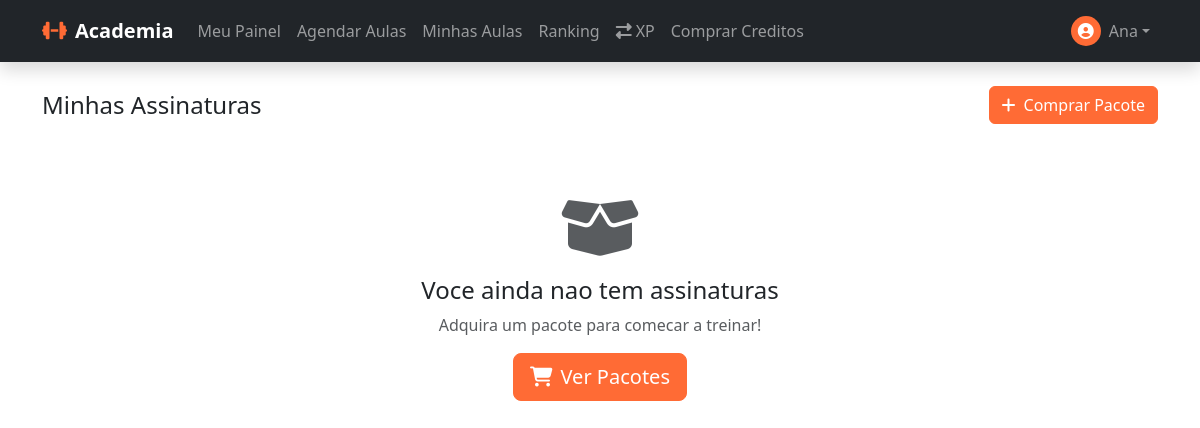
Before: /student/subscriptions (signed in) with the older database file.
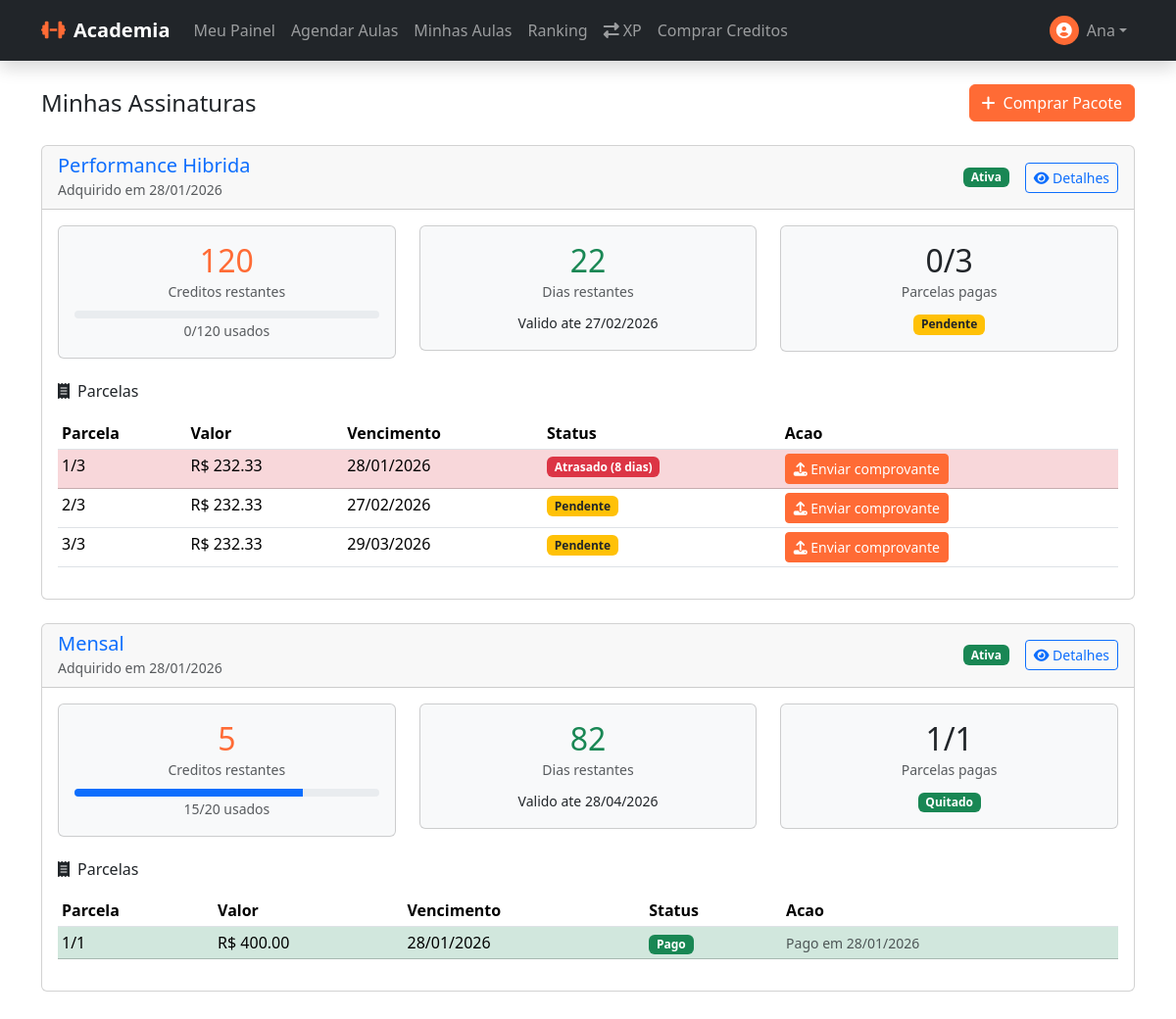
After: the same page with the newer database file.
### app/models/subscription.py (models this page shows, shortened)
class Subscription(db.Model):
    __tablename__ = 'subscriptions'
    id = db.Column(db.Integer, primary_key=True)
    user_id = db.Column(db.Integer, db.ForeignKey('users.id'), nullable=False)
    package_id = db.Column(db.Integer, db.ForeignKey('packages.id'), nullable=False)
    credits_total = db.Column(db.Integer, nullable=False)
    credits_used = db.Column(db.Integer, default=0)
    start_date = db.Column(db.Date, nullable=False)
    end_date = db.Column(db.Date, nullable=False)
    status = db.Column(db.Enum(SubscriptionStatus), default=SubscriptionStatus.ACTIVE)
    payment_status = db.Column(db.Enum(PaymentStatus), default=PaymentStatus.PENDING)
    blocked_at = db.Column(db.DateTime)
    block_reason = db.Column(db.String(255))
    is_recurring = db.Column(db.Boolean, default=False)  # Se é assinatura recorrente
    nupay_subscription_id = db.Column(db.String(100), nullable=True)  # ID da assinatura na NuPay
    recurring_status = db.Column(db.String(20), default='ACTIVE')  # ACTIVE, PAUSED, CANCELLED
    next_billing_date = db.Column(db.Date, nullable=True)  # Próxima cobrança
    last_billing_date = db.Column(db.Date, nullable=True)  # Última cobrança
    created_at = db.Column(db.DateTime, default=datetime.utcnow)
    updated_at = db.Column(db.DateTime, default=datetime.utcnow, onupdate=datetime.utcnow)
    user = db.relationship('User', backref='subscriptions')
    payments = db.relationship('Payment', backref='subscription', lazy=True, cascade='all, delete-orphan')
    bookings = db.relationship('Booking', backref='subscription', lazy=True)
    @property
    def credits_remaining(self):
        return self.credits_total - self.credits_used
    @property
    def is_blocked(self):
        return self.status == SubscriptionStatus.SUSPENDED
    @property
    def days_until_expiry(self):
        if self.end_date:
            delta = self.end_date - datetime.now().date()
            return delta.days
        return 0
    @property
    def progress_percent(self):
        if self.credits_total == 0:
            return 0
        return round((self.credits_used / self.credits_total) * 100)

### app/models/package.py (models this page shows, shortened)
class Package(db.Model):
    __tablename__ = 'packages'
    id = db.Column(db.Integer, primary_key=True)
    name = db.Column(db.String(100), nullable=False)
    description = db.Column(db.Text)
    credits = db.Column(db.Integer, nullable=False)
    price = db.Column(db.Numeric(10, 2), nullable=False)
    installments = db.Column(db.Integer, default=1)  # Quantas parcelas
    installment_price = db.Column(db.Numeric(10, 2))  # Preco por parcela
    validity_days = db.Column(db.Integer, nullable=False)  # Ex: 90 dias
    photo_url = db.Column(db.String(255))
    color = db.Column(db.String(7), default='#FF6B35')
    is_featured = db.Column(db.Boolean, default=False)  # Destaque
    display_order = db.Column(db.Integer, default=0)
    badge = db.Column(db.String(50))  # Ex: "MAIS VENDIDO", "NOVO"
    extra_benefits = db.Column(db.JSON)  # Ex: ["Toalha gratis", "Garrafinha"]
    is_recurring = db.Column(db.Boolean, default=False)  # Se é pacote recorrente
    recurring_interval_days = db.Column(db.Integer, default=30)  # Intervalo entre cobranças
    welcome_xp_bonus = db.Column(db.Integer, default=0)  # Bônus XP na primeira compra
    is_active = db.Column(db.Boolean, default=True)
    created_at = db.Column(db.DateTime, default=datetime.utcnow)
    updated_at = db.Column(db.DateTime, default=datetime.utcnow, onupdate=datetime.utcnow)
    subscriptions = db.relationship('Subscription', backref='package', lazy=True)

### app/models/payment.py (models this page shows, shortened)
class Payment(db.Model):
    __tablename__ = 'payments'
    id = db.Column(db.Integer, primary_key=True)
    subscription_id = db.Column(db.Integer, db.ForeignKey('subscriptions.id'), nullable=False)
    installment_number = db.Column(db.Integer, nullable=False)  # 1, 2, 3...
    installment_total = db.Column(db.Integer, nullable=False)   # Total de parcelas
    amount = db.Column(db.Numeric(10, 2), nullable=False)
    due_date = db.Column(db.Date, nullable=False)
    paid_date = db.Column(db.DateTime)
    status = db.Column(db.Enum(PaymentStatusEnum), default=PaymentStatusEnum.PENDING)
    proof_url = db.Column(db.String(255))
    overdue_days = db.Column(db.Integer, default=0)
    nupay_reference_id = db.Column(db.String(100), nullable=True)  # merchantReferenceId
    nupay_psp_reference_id = db.Column(db.String(100), nullable=True)  # pspReferenceId da NuPay
    nupay_payment_url = db.Column(db.String(500), nullable=True)  # URL para pagamento
    nupay_qr_code = db.Column(db.Text, nullable=True)  # QR Code base64
    nupay_pix_copy_paste = db.Column(db.Text, nullable=True)  # Código PIX copia e cola
    payment_method = db.Column(db.String(20), default='manual')  # manual, nupay_pix, nupay_recurring
    created_at = db.Column(db.DateTime, default=datetime.utcnow)
    updated_at = db.Column(db.DateTime, default=datetime.utcnow, onupdate=datetime.utcnow)
    @property
    def is_overdue(self):
        if self.status == PaymentStatusEnum.PAID:
            return False
        return datetime.now().date() > self.due_date
    @property
    def days_overdue(self):
        if not self.is_overdue:
            return 0
        delta = datetime.now().date() - self.due_date
        return delta.days

### app/routes/student.py (the view)
@student_bp.route('/subscriptions')
@login_required
def my_subscriptions():
    subscriptions = Subscription.query.filter_by(
        user_id=current_user.id
    ).order_by(Subscription.created_at.desc()).all()
    return render_template('student/my_subscriptions.html', subscriptions=subscriptions)

### app/models/user.py (called while the page is built)
    @property
    def is_admin(self):
        return self.role == 'admin'

    @property
    def is_student(self):
        return self.role == 'student'

    @property
    def is_instructor(self):
        return self.role == 'instructor'

### app/templates/student/my_subscriptions.html (shortened to what the changed rows need)
{% extends "base.html" %}
{% block content %}
<div class="container py-4">
    <div class="row align-items-center mb-4">
        <div class="col">
            <h2 class="h4 mb-0">Minhas Assinaturas</h2>
        </div>
    </div>
    {% if subscriptions %}
    {% for subscription in subscriptions %}
    <div class="card mb-4 {{ 'border-warning' if subscription.is_blocked else '' }}">
        <div class="card-header d-flex justify-content-between align-items-center">
            <div>
                <h5 class="mb-0">
                    <a href="{{ url_for('student.subscription_detail', id=subscription.id) }}"
                        class="text-decoration-none">
                        {{ subscription.package.name }}
                    </a>
                </h5>
                <small class="text-muted">Adquirido em {{ subscription.created_at.strftime('%d/%m/%Y') }}</small>
            </div>
            <div class="d-flex align-items-center gap-2">
                {% if subscription.status.value == 'active' %}
                <span class="badge bg-success">Ativa</span>
                {% elif subscription.status.value == 'suspended' %}
                <span class="badge bg-warning text-dark">Bloqueada</span>
                {% elif subscription.status.value == 'cancelled' %}
                <span class="badge bg-danger">Cancelada</span>
                {% else %}
                <span class="badge bg-secondary">Expirada</span>
                {% endif %}
                <a href="{{ url_for('student.subscription_detail', id=subscription.id) }}"
                    class="btn btn-sm btn-outline-primary ms-2">
                    <i class="fas fa-eye"></i> Detalhes
                </a>
            </div>
        </div>
        <div class="card-body">
            <div class="row mb-4">
                <div class="col-md-4 text-center">
                    <div class="card bg-light">
                        <div class="card-body">
                            <h2 class="text-primary mb-0">{{ subscription.credits_remaining }}</h2>
                            <small class="text-muted">Creditos restantes</small>
                            <div class="progress mt-2" style="height: 8px;">
                                <div class="progress-bar subscription-progress-bar"
                                    data-width="{{ subscription.progress_percent }}" style="width: 0%;"></div>
                            </div>
                            <small class="text-muted">{{ subscription.credits_used }}/{{ subscription.credits_total }}
                                usados</small>
                        </div>
                    </div>
                </div>
                <div class="col-md-4 text-center">
                    <div class="card bg-light">
                        <div class="card-body">
                            {% if subscription.days_until_expiry > 0 %}
                            <h2 class="text-success mb-0">{{ subscription.days_until_expiry }}</h2>
                            <small class="text-muted">Dias restantes</small>
                            {% elif subscription.days_until_expiry == 0 %}
                            <h2 class="text-warning mb-0">Hoje</h2>
                            <small class="text-muted">Expira hoje!</small>
                            {% else %}
                            <h2 class="text-danger mb-0">Expirada</h2>
                            <small class="text-muted">Ha {{ subscription.days_until_expiry|abs }} dias</small>
                            {% endif %}
                            <p class="mb-0 mt-2">
                                <small>Valido ate {{ subscription.end_date.strftime('%d/%m/%Y') }}</small>
                            </p>
                        </div>
                    </div>
                </div>
                <div class="col-md-4 text-center">
                    <div class="card bg-light">
                        <div class="card-body">
                            {% set paid_count = subscription.payments|selectattr('status.value', 'equalto',
                            'paid')|list|length %}
                            <h2 class="mb-0">{{ paid_count }}/{{ subscription.payments|length }}</h2>
                            <small class="text-muted">Parcelas pagas</small>
                            {% if subscription.payment_status.value == 'paid' %}
                            <p class="mb-0 mt-2"><span class="badge bg-success">Quitado</span></p>
                            {% elif subscription.payment_status.value == 'partial' %}
                            <p class="mb-0 mt-2"><span class="badge bg-info">Parcial</span></p>
                            {% else %}
                            <p class="mb-0 mt-2"><span class="badge bg-warning text-dark">Pendente</span></p>
                            {% endif %}
                        </div>
                    </div>
                </div>
            </div>
            <h6 class="mb-3"><i class="fas fa-receipt me-2"></i>Parcelas</h6>
            <div class="table-responsive">
                <table class="table table-sm">
                    <thead>
                        <tr>
                            <th>Parcela</th>
                            <th>Valor</th>
                            <th>Vencimento</th>
                            <th>Status</th>
                            <th>Acao</th>
                        </tr>
                    </thead>
                    <tbody>
                        {% for payment in subscription.payments|sort(attribute='installment_number') %}
                        <tr
                            class="{{ 'table-success' if payment.status.value == 'paid' else ('table-danger' if payment.status.value == 'overdue' else '') }}">
                            <td>{{ payment.installment_number }}/{{ payment.installment_total }}</td>
                            <td>R$ {{ "%.2f"|format(payment.amount) }}</td>
                            <td>{{ payment.due_date.strftime('%d/%m/%Y') }}</td>
                            <td>
                                {% if payment.status.value == 'paid' %}
                                <span class="badge bg-success">Pago</span>
                                {% elif payment.status.value == 'overdue' %}
                                <span class="badge bg-danger">Atrasado ({{ payment.days_overdue }} dias)</span>
                                {% elif payment.proof_url %}
                                <span class="badge bg-info">Aguardando aprovacao</span>
                                {% else %}
                                <span class="badge bg-warning text-dark">Pendente</span>
                                {% endif %}
                            </td>
                            <td>
                                {% if payment.status.value == 'paid' %}
                                <small class="text-muted">Pago em {{ payment.paid_date.strftime('%d/%m/%Y') }}</small>
                                {% elif payment.proof_url %}
                                <button type="button" class="btn btn-sm btn-outline-info" data-bs-toggle="modal"
                                    data-bs-target="#proofModal{{ payment.id }}">
                                    <i class="fas fa-eye"></i> Ver comprovante
                                </button>
                                {% else %}
                                <button type="button" class="btn btn-sm btn-primary" data-bs-toggle="modal"
                                    data-bs-target="#uploadModal{{ payment.id }}">
                                    <i class="fas fa-upload"></i> Enviar comprovante
                                </button>
                                {% endif %}
                            </td>
                        </tr>
                        {% endfor %}
                    </tbody>
                </table>
            </div>
        </div>
    </div>
    {% endfor %}
    {% else %}
    <div class="text-center py-5">
        <i class="fas fa-box-open fa-4x text-muted mb-3"></i>
        <h4>Voce ainda nao tem assinaturas</h4>
        <p class="text-muted">Adquira um pacote para comecar a treinar!</p>
        <a href="{{ url_for('shop.packages') }}" class="btn btn-primary btn-lg">
            <i class="fas fa-shopping-cart me-2"></i>Ver Pacotes
        </a>
    </div>
    {% endif %}
</div>
{% endblock %}

Changed rows visible on the page:
added Subscription: package.name "Performance Hibrida", created_at "28/01/2026", status "Ativa", credits_remaining "120", credits_used "0", credits_total "120", days_until_expiry "22", end_date "27/02/2026", paid_count "0", payments|length "3", payment_status "Pendente"
added Payment: installment_number "1", installment_total "3", amount "232.33", due_date "28/01/2026", days_overdue "8", shown under "Performance Hibrida"
added Payment: installment_number "2", installment_total "3", amount "232.33", due_date "27/02/2026", status "Pendente", shown under "Performance Hibrida"
added Payment: installment_number "3", installment_total "3", amount "232.33", due_date "29/03/2026", status "Pendente", shown under "Performance Hibrida"
added Subscription: package.name "Mensal", created_at "28/01/2026", status "Ativa", credits_remaining "5", credits_used "15", credits_total "20", days_until_expiry "82", end_date "28/04/2026", package "1", payments|length "1", payment_status "Quitado"
added Payment: installment_number "1", installment_total "1", amount "400.00", due_date "28/01/2026", status "Pago", paid_date "28/01/2026", shown under "Mensal"
Other visible differences:
text no longer shown: "Voce ainda nao tem assinaturas Adquira um pacote para comecar a treinar! Ver Pacotes"
